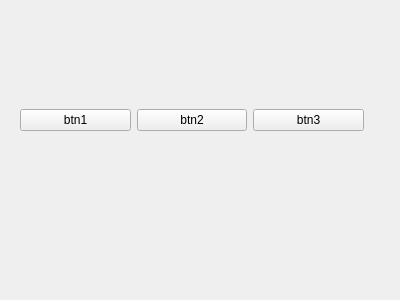
<?xml version="1.0" encoding="UTF-8"?>
<ui version="4.0">
 <class>choosegame</class>
 <widget class="QWidget" name="choosegame">
  <property name="geometry">
   <rect>
    <x>0</x>
    <y>0</y>
    <width>400</width>
    <height>300</height>
   </rect>
  </property>
  <property name="windowTitle">
   <string>Form</string>
  </property>
  <widget class="QWidget" name="horizontalLayoutWidget">
   <property name="geometry">
    <rect>
     <x>20</x>
     <y>80</y>
     <width>344</width>
     <height>80</height>
    </rect>
   </property>
   <layout class="QHBoxLayout" name="horizontalLayout">
    <item>
     <widget class="QPushButton" name="btn1">
      <property name="text">
       <string>btn1</string>
      </property>
     </widget>
    </item>
    <item>
     <widget class="QPushButton" name="btn2">
      <property name="text">
       <string>btn2</string>
      </property>
     </widget>
    </item>
    <item>
     <widget class="QPushButton" name="btn3">
      <property name="text">
       <string>btn3</string>
      </property>
     </widget>
    </item>
   </layout>
  </widget>
 </widget>
 <resources/>
 <connections/>
</ui>
